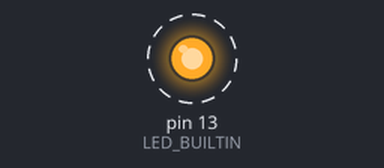
This sketch was run on a simulated Arduino Uno, built with avr-gcc and run on an emulated ATmega328P. Parts: output pins drawn as LEDs (lit = HIGH). Dashed ring = blinking. What the sketch prints to the serial monitor is not drawn.

Above: at 0.5 s.
Timing chart, 0 to 4.6 s (numbered marks = the images above):
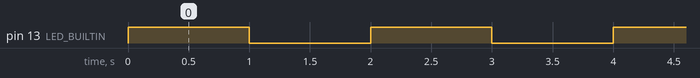

Measured:
- by itself, pin 13 (LED_BUILTIN): alternates HIGH for 1.0 s and LOW for 1.0 s

The sketch:

arduino-blink.ino
```cpp
void setup() {
  Serial.begin(9600);
  // initialize digital pin LED_BUILTIN as an output.
  pinMode(LED_BUILTIN, OUTPUT);
}

// the loop function runs over and over again forever
void loop() {
  digitalWrite(LED_BUILTIN, HIGH);   // turn the LED on (HIGH is the voltage level)
  delay(1000);                       // wait for a second
  digitalWrite(LED_BUILTIN, LOW);    // turn the LED off by making the voltage LOW
  delay(1000);                       // wait for a second
  Serial.println("hop");
}
```
